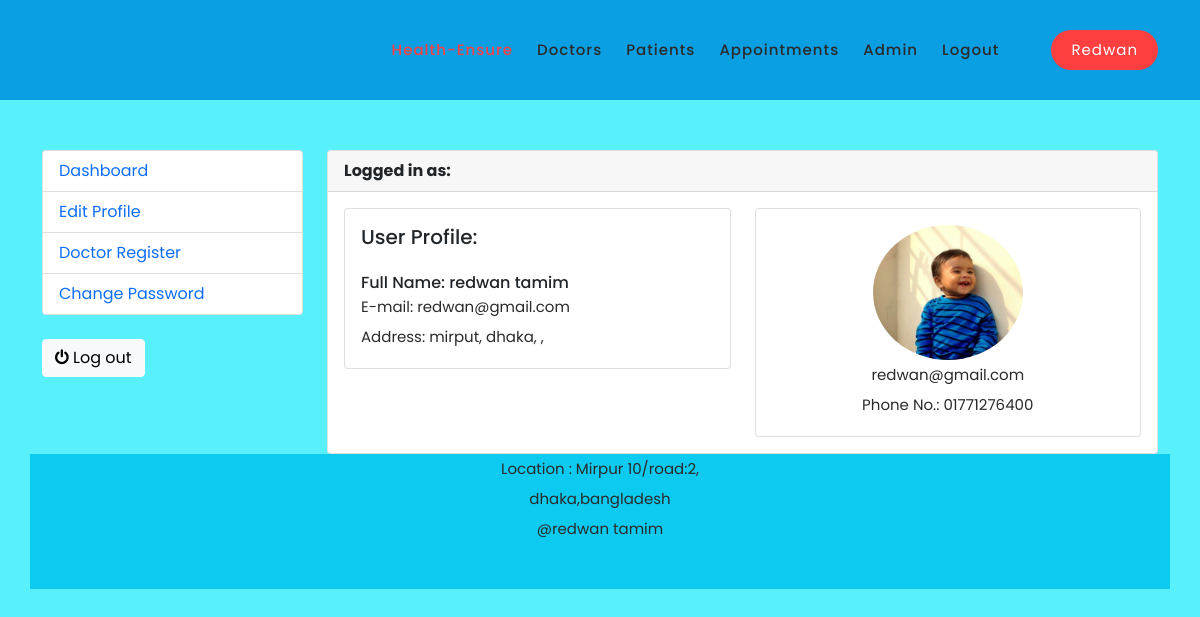
Screenshot of /accounts/dashboard/ (signed in) with the database file from the repository.
### accounts/models.py (models this page shows, shortened)
class Account(AbstractBaseUser):
    first_name      = models.CharField(max_length=50)
    last_name       = models.CharField(max_length=50)
    username        = models.CharField(max_length=50, unique=True)
    email           = models.EmailField(max_length=100, unique=True)
    phone_number    = models.CharField(max_length=50)
    date_joined     = models.DateTimeField(auto_now_add=True)
    last_login      = models.DateTimeField(auto_now=True)
    is_admin        = models.BooleanField(default=False)
    is_staff        = models.BooleanField(default=False)
    is_active       = models.BooleanField(default=False)
    is_superadmin   = models.BooleanField(default=False)
    USERNAME_FIELD = 'email'
    REQUIRED_FIELDS = ['username', 'first_name', 'last_name']
    objects = MyAccountManager()

class UserProfile(models.Model):
    user = models.OneToOneField(Account, on_delete=models.SET_NULL, null=True, related_name='profile')
    address_line_1 = models.CharField(blank=True, max_length=100)
    address_line_2 = models.CharField(blank=True, max_length=100)
    profile_picture = models.ImageField(blank=True, upload_to='photos/userprofile')
    city = models.CharField(blank=True, max_length=20)
    state = models.CharField(blank=True, max_length=20)
    country = models.CharField(blank=True, max_length=20)

### accounts/views.py (the view)
# urls.py: path('dashboard/', views.dashboard, name='dashboard'),
@login_required(login_url = 'login')
def dashboard(request):
    doctor = None
    if DoctorModel.objects.filter(account=request.user).exists():
        doctor = DoctorModel.objects.get(account=request.user)
    try:
        userprofile = UserProfile.objects.get(user=request.user)
    except ObjectDoesNotExist:
        userprofile = UserProfile.objects.create(user=request.user)
    if doctor:
        context = {
            'userprofile': userprofile,
            'doctor': doctor,
        }
    else:
        context = {
            'userprofile': userprofile,
        }
        redirect('dashboard')
    return render(request, 'accounts/dashboard.html', context)

### accounts/templates/accounts/dashboard.html (shortened to what this page needs)
{% extends 'base.html' %}
{% block content %}
<section class="section-conten padding-y bg">
<div class="container">
	<div class="row">
	{% include 'accounts/dashboard_sidebar.html' %}
	<main class="col-md-9"  style="margin-top:150px">
		<article class="card">
		<header class="card-header">
			<strong class="d-inline-block mr-3">Logged in as:</strong>
		</header>
		<div class="card-body">
			<div class="row">
			<div class="col-md-6">
				<div class="card" style="text-align:left;">
					<div class="card-body">
						<h5 class="card-text">User Profile:</h5> <br>
						<h6 class="card-text">Full Name: {{user.first_name}} {{user.last_name}}</h6>
						<p class="card-text">E-mail: {{userprofile.user.email}}</p>
						<p class="card-text">Address: {{userprofile.address_line_1}}, {{userprofile.city}}, {{userprofile.state}}, {{userprofile.country}}</p>
					</div>
				</div>
			</div>
			<div class="col-md-6">
				<div class="card" style="text-align:center;">
					<div class="card-body">
						{% if userprofile.profile_picture %}
							<img src="{{userprofile.profile_picture.url}}" alt="User Profile Picture" style="border-radius:50%;width: 150px;">
						{% endif %}
						<p class="mb-0">{{user.email}}</p>
						<p>Phone No.: {{user.phone_number}}</p>
					</div>
				</div>
			</div>
			</div>
		</div>
		</article>
	</main>
</div>
</div>
</section>
{% endblock %}

### templates/base.html (shortened to what this page needs)
{% load static %}
<!DOCTYPE html>
<html lang="en">
  <head>
    <link href="{% static 'vendor/bootstrap/css/bootstrap.min.css' %}" rel="stylesheet">
    <link rel="stylesheet" href="{% static 'assets/css/fontawesome.css' %}">
    <link rel="stylesheet" href="{% static 'assets/css/templatemo-space-dynamic.css' %}">
    <link rel="stylesheet" href="{% static 'assets/css/animated.css' %}">
    <link rel="stylesheet" href="{% static 'assets/css/owl.css' %}">
  </head>
<body>
  <header class="header-area header-sticky wow slideInDown bg-success-subtle d-flex">
    <div class="container">
      <div class="row">
        <div class="col-12">
          <nav class="main-nav">
            <ul class="nav">
              <li class="scroll-to-section"><a href="{% url 'home' %}" class="active">Health-Ensure</a></li>
              <li class="scroll-to-section"><a href="{% url 'doctors' %}">Doctors</a></li>
              <li class="scroll-to-section"><a href="{% url 'patients' %}">Patients</a></li>
              <li class="scroll-to-section"><a href="{% url 'appointments' %}">appointments</a></li>
              {% if not user.is_authenticated %}
              <li class="scroll-to-section"><a href="{% url 'login' %}">Login</a></li>
              <li class="scroll-to-section"><a href="{% url 'register' %}">Regester</a></li>
              {% else %}
              <li class="scroll-to-section"><a href="{% url 'dashboard' %}">Admin</a></li>
              <li class="scroll-to-section"><a href="{% url 'logout' %}">Logout</a></li>
              <li class="scroll-to-section"><div class="main-red-button"><a>{{request.user.first_name}}</a></div></li>
              {% endif %}
            </ul>
          </nav>
        </div>
      </div>
    </div>
  </header>
  {% block content %}
  {% endblock %}
  <footer>
    <div class="container bg-info d-flex justify-content-center mt-16 pt-16">
      <div class="row">
          <p>Location : Mirpur 10/road:2,<br>dhaka,bangladesh<br>@redwan tamim</p>
        </div>
    </div>
  </footer>
</body>
</html>

### static/assets/css/templatemo-space-dynamic.css (style rules this page uses)
html, body, div, span, applet, object, iframe, h1, h2, h3, h4, h5, h6, p, blockquote, div pre, a, abbr, acronym, address, big, cite, code, del, dfn, em, font, img, ins, kbd, q, s, samp, small, strike, strong, sub, sup, tt, var, b, u, i, center, dl, dt, dd, ol, ul, li, figure, header, nav, section, article, aside, footer, figcaption { margin: 0; padding: 0; border: 0; outline: 0; }
ul, li { padding: 0; margin: 0; list-style: none; }
header, nav, section, article, aside, footer, hgroup { display: block; }
* { box-sizing: border-box; }
html, body { font-family: 'Poppins', sans-serif; font-weight: 400; background-color: #7ee9f5; -ms-text-size-adjust: 100%; -webkit-font-smoothing: antialiased; -moz-osx-font-smoothing: grayscale; }
a { text-decoration: none !important; }
h1, h2, h3, h4, h5, h6 { margin-top: 0px; margin-bottom: 0px; }
ul { margin-bottom: 0px; }
p { font-size: 15px; line-height: 30px; color: #2a2a2a; }
img { width: 100%; overflow: hidden; }
html, body { background: #58f1fb; font-family: 'Poppins', sans-serif; }
.main-red-button a { display: inline-block; background-color: #fe3f40; font-size: 15px; font-weight: 400; color: #fff; text-transform: capitalize; padding: 12px 25px; border-radius: 23px; letter-spacing: 0.25px; }
.header-area { background-color: #0a9ee3; position: absolute; top: 0px; left: 0px; right: 0px; z-index: 100; height: 100px; -webkit-transition: all .5s ease 0s; -moz-transition: all .5s ease 0s; -o-transition: all .5s ease 0s; transition: all .5s ease 0s; }
.header-area .main-nav { min-height: 80px; background: transparent; }
.header-area .main-nav .nav { float: right; margin-top: 30px; margin-right: 0px; background-color: transparent; -webkit-transition: all 0.3s ease 0s; -moz-transition: all 0.3s ease 0s; -o-transition: all 0.3s ease 0s; transition: all 0.3s ease 0s; position: relative; z-index: 999; }
.header-area .main-nav .nav li { padding-left: 20px; padding-right: 20px; }
.header-area .main-nav .nav li:last-child { padding-right: 0px; padding-left: 40px; }
.header-area .main-nav .nav li:last-child a , .background-header .main-nav .nav li:last-child a { color: #fff !important; padding: 0px 20px; font-weight: 400; }
.header-area .main-nav .nav li a { display: block; font-weight: 500; font-size: 15px; color: #2a2a2a; text-transform: capitalize; -webkit-transition: all 0.3s ease 0s; -moz-transition: all 0.3s ease 0s; -o-transition: all 0.3s ease 0s; transition: all 0.3s ease 0s; height: 40px; line-height: 40px; border: transparent; letter-spacing: 1px; }
.header-area .main-nav .nav li a { color: #2a2a2a; }
.header-area .main-nav .nav li:hover a, .header-area .main-nav .nav li a.active { color: #fe3f40!important; }
.header-area.header-sticky { min-height: 80px; }
.header-area .nav { margin-top: 30px; }
.header-area.header-sticky .nav li a.active { color: #fe3f40; }
@media (max-width: 1200px) { .header-area .main-nav .nav li { padding-left: 12px; padding-right: 12px; } }
@media (max-width: 1200px) { .header-area .main-nav:before { display: none; } }
@media (min-width: 767px) { .header-area .main-nav .nav { display: flex !important; } }
footer p { text-align: center; margin: 30px 0px 45px 0px; }

### rows the page displays
Account: user.first_name "Redwan", first_name "redwan", last_name "tamim", email "redwan@gmail.com", phone_number "01771276400"
UserProfile: user.email "redwan@gmail.com", address_line_1 "mirput", city "dhaka", profile_picture (picture)
